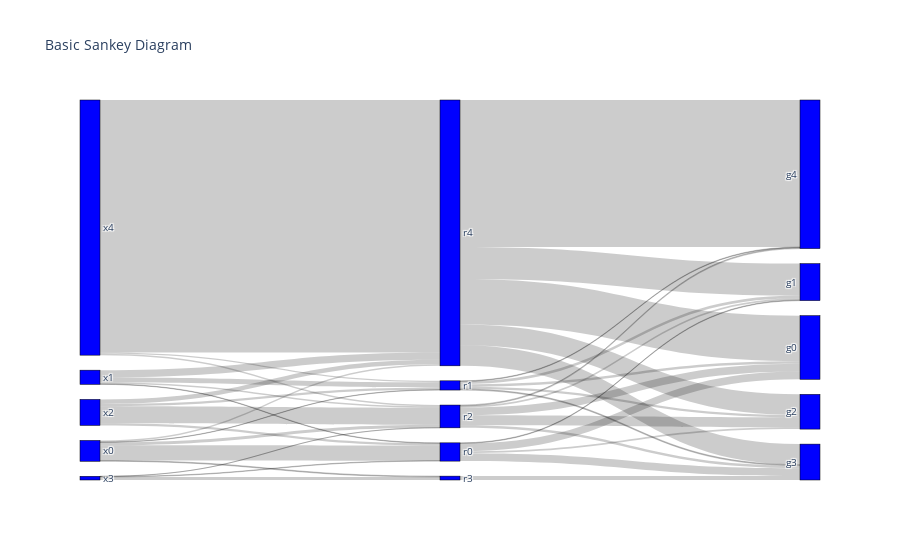

The notebook cell saved with this chart:
### Code cell
import plotly.graph_objects as go

fig = go.Figure(data=[go.Sankey(
    node = dict(
      pad = 15,
      thickness = 20,
      line = dict(color = "black", width = 0.5),
      label = labels,
      color = "blue"
    ),
    link = dict(
      source = sources,
      target = targets,
      value = values 
  ))])

fig.update_layout(title_text="Basic Sankey Diagram", font_size=10)
fig.show()

### Figure 1 — Plotly figure (JSON) as saved in the notebook; plotly's stock layout.template omitted (floating-point values rounded to 4 significant figures)
{"data": [{"link": {"source": [0, 0, 0, 0, 0, 1, 1, 1, 1, 1, 2, 2, 2, 2, 2, 3, 3, 3, 3, 3, 4, 4, 4, 4, 4, 5, 5, 5, 5, 5, 6, 6, 6, 6, 6, 7, 7, 7, 7, 7, 8, 8, 8, 8, 8, 9, 9, 9, 9, 9], "target": [5, 6, 7, 8, 9, 5, 6, 7, 8, 9, 5, 6, 7, 8, 9, 5, 6, 7, 8, 9, 5, 6, 7, 8, 9, 10, 11, 12, 13, 14, 10, 11, 12, 13, 14, 10, 11, 12, 13, 14, 10, 11, 12, 13, 14, 10, 11, 12, 13, 14], "value": [94, 2, 18, 5, 10, 3, 32, 8, 0, 45, 13, 14, 106, 0, 28, 3, 0, 1, 19, 0, 0, 9, 8, 0, 1561, 49, 4, 11, 49, 0, 16, 17, 14, 6, 4, 47, 10, 62, 16, 6, 0, 0, 0, 24, 0, 282, 198, 128, 127, 909]}, "node": {"color": "blue", "label": ["x0", "x1", "x2", "x3", "x4", "r0", "r1", "r2", "r3", "r4", "g0", "g1", "g2", "g3", "g4"], "line": {"color": "black", "width": 0.5}, "pad": 15, "thickness": 20}, "type": "sankey"}], "layout": {"font": {"size": 10}, "title": {"text": "Basic Sankey Diagram"}}}
